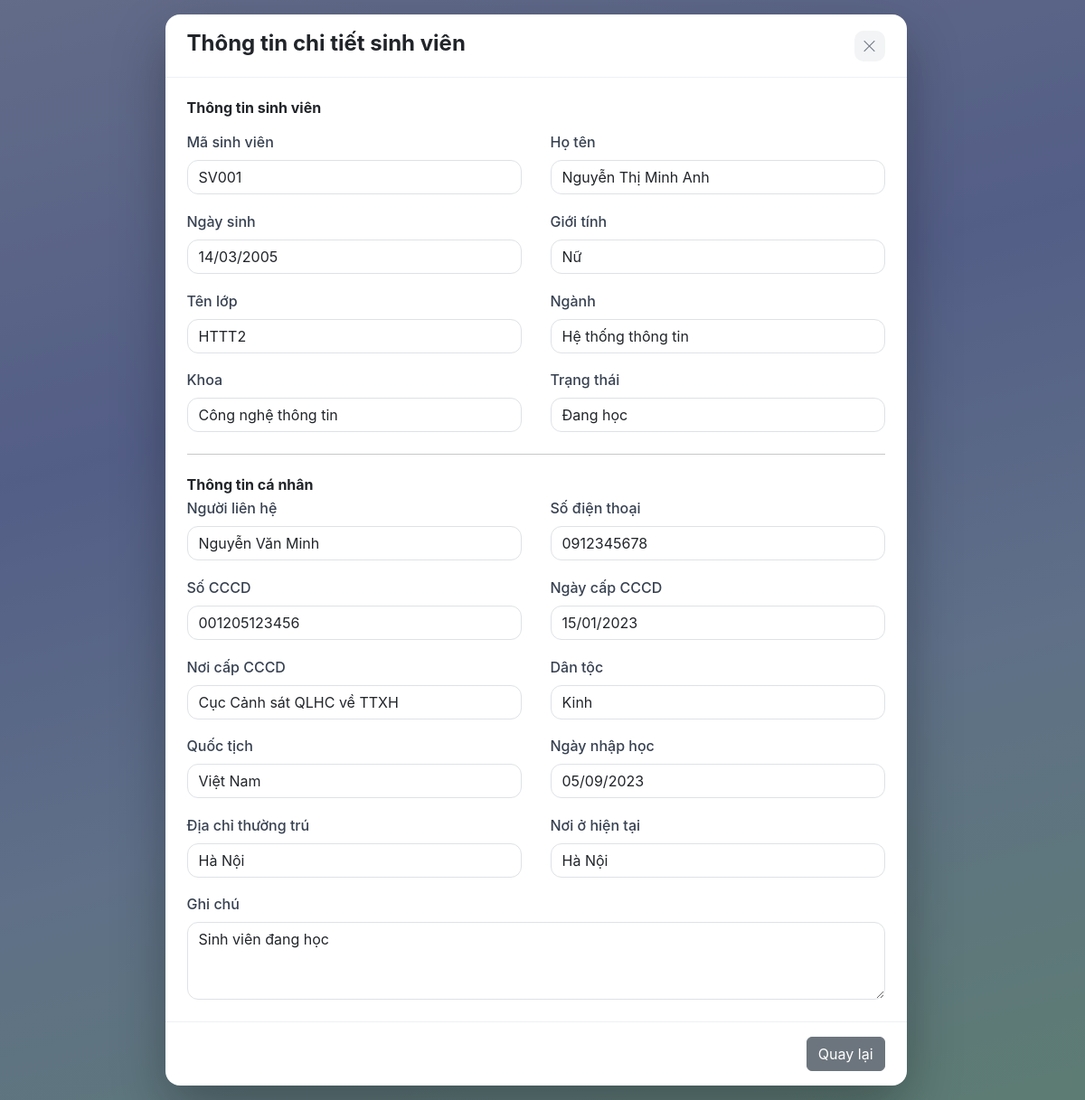
/public/?controller=student&action=detail&id=SV001 (signed in), run on the app's committed database.
### tables this page shows
CREATE TABLE students (
ma_sv VARCHAR(10) PRIMARY KEY,
cccd VARCHAR(12),
ngay_cap_cccd DATE,
noi_cap_cccd VARCHAR(100),
dan_toc VARCHAR(50),
quoc_tich VARCHAR(50),
dia_chi_thuong_tru VARCHAR(200),
noi_o_hien_tai VARCHAR(200),
ngay_nhap_hoc DATE,
nguoi_lien_he VARCHAR(100),
sdt_nguoi_lien_he VARCHAR(15),
ghi_chu VARCHAR(200),

    FOREIGN KEY (ma_sv) REFERENCES student(ma_sv)

);

CREATE TABLE student (
    ma_sv VARCHAR(10) PRIMARY KEY,
    ho_ten VARCHAR(100) NOT NULL,
    ngay_sinh DATE NOT NULL,
    gioi_tinh VARCHAR(10) NOT NULL,
    ten_lop VARCHAR(50) NOT NULL,
    nganh VARCHAR(100) NOT NULL,
    khoa VARCHAR(100) NOT NULL,
    trang_thai VARCHAR(30) NOT NULL
);

### app/controllers/StudentController.php (called while the page is built, shortened)
<?php
require_once APP_ROOT . '/app/services/StudentService.php';
class StudentController
{
    public function detail($id)
    {
        $studentService = new StudentService();
        $student = $studentService->getStudentById($id);
        $q = isset($_GET['q']) && is_string($_GET['q'])
            ? trim($_GET['q'])
            : '';
        include APP_ROOT . '/app/views/student/detail.php';
    }
}

### app/services/StudentService.php (called while the page is built, shortened)
<?php
require_once APP_ROOT . '/app/models/Student.php';
class StudentService
{
    public function getStudentById($id)
    {
        $dbConnection = new DBConnection();
        $conn = $dbConnection->getConnection();
        $sql = "SELECT s.ma_sv, s.ho_ten, s.ngay_sinh, s.gioi_tinh, s.ten_lop, s.nganh, s.khoa, s.trang_thai,
                       sd.cccd, sd.ngay_cap_cccd, sd.noi_cap_cccd, sd.dan_toc, sd.quoc_tich,
                       sd.dia_chi_thuong_tru, sd.noi_o_hien_tai, sd.ngay_nhap_hoc,
                       sd.nguoi_lien_he, sd.sdt_nguoi_lien_he, sd.ghi_chu
                FROM student s
                LEFT JOIN students sd ON s.ma_sv = sd.ma_sv
                WHERE s.ma_sv = ?";
        $stmt = $conn->prepare($sql);
        $stmt->execute([$id]);
        return $stmt->fetch(PDO::FETCH_OBJ);
    }
}

### app/models/Student.php (called while the page is built, shortened)
<?php
class Student
{
    public static function formatDate($date)
    {
        return date_format(date_create($date), 'd/m/Y');
    }
}

### app/views/student/detail.php (the view, shortened to what this page needs)
<!DOCTYPE html>
<html lang="vi">
<head>
    <link href="https://cdn.jsdelivr.net/npm/bootstrap@5.3.8/dist/css/bootstrap.min.css" rel="stylesheet">
    <link rel="stylesheet" href="https://cdn.jsdelivr.net/npm/bootstrap-icons@1.13.1/font/bootstrap-icons.min.css">
    <link rel="stylesheet" href="assets/css/style.css?v=<?= defined('CSS_VERSION') ? CSS_VERSION : 6 ?>">
</head>
<body class="dash-page">
    <?php $backUrl = '?controller=student&action=index' . ($q !== '' ? '&q=' . urlencode($q) : ''); ?>
    <div class="popup">
        <section class="popup-card popup-form" aria-labelledby="student-detail-title">
            <div class="popup-head">
                <div>
                    <h4 id="student-detail-title" class="mb-1 fw-bold">Thông tin chi tiết sinh viên</h4>
                </div>
                <a href="<?= htmlspecialchars($backUrl, ENT_QUOTES, 'UTF-8') ?>"
                   class="popup-close" title="Quay lại" aria-label="Quay lại danh sách sinh viên">
                    <i class="bi bi-x-lg"></i>
                </a>
            </div>
            <div class="popup-body">
                <h6 class="fw-bold mb-3">Thông tin sinh viên</h6>
                <div class="detail-grid">
                    <div>
                        <label class="form-label">Mã sinh viên</label>
                        <input type="text" class="form-control" value="<?= htmlspecialchars($student->ma_sv ?? '', ENT_QUOTES, 'UTF-8') ?>" readonly>
                    </div>
                    <div>
                        <label class="form-label">Họ tên</label>
                        <input type="text" class="form-control" value="<?= htmlspecialchars($student->ho_ten ?? '', ENT_QUOTES, 'UTF-8') ?>" readonly>
                    </div>
                    <div>
                        <label class="form-label">Ngày sinh</label>
                        <input type="text" class="form-control" value="<?= htmlspecialchars(Student::formatDate($student->ngay_sinh), ENT_QUOTES, 'UTF-8') ?>" readonly>
                    </div>
                    <div>
                        <label class="form-label">Giới tính</label>
                        <input type="text" class="form-control" value="<?= htmlspecialchars($student->gioi_tinh ?? '', ENT_QUOTES, 'UTF-8') ?>" readonly>
                    </div>
                    <div>
                        <label class="form-label">Tên lớp</label>
                        <input type="text" class="form-control" value="<?= htmlspecialchars($student->ten_lop ?? '', ENT_QUOTES, 'UTF-8') ?>" readonly>
                    </div>
                    <div>
                        <label class="form-label">Ngành</label>
                        <input type="text" class="form-control" value="<?= htmlspecialchars($student->nganh ?? '', ENT_QUOTES, 'UTF-8') ?>" readonly>
                    </div>
                    <div>
                        <label class="form-label">Khoa</label>
                        <input type="text" class="form-control" value="<?= htmlspecialchars($student->khoa ?? '', ENT_QUOTES, 'UTF-8') ?>" readonly>
                    </div>
                    <div>
                        <label class="form-label">Trạng thái</label>
                        <input type="text" class="form-control" value="<?= htmlspecialchars($student->trang_thai ?? '', ENT_QUOTES, 'UTF-8') ?>" readonly>
                    </div>
                </div>
                <hr class="my-4">
                <h6 class="fw-bold mb-1">Thông tin cá nhân</h6>
                <div class="detail-grid">
                    <div>
                        <label class="form-label">Người liên hệ</label>
                        <input type="text" class="form-control" value="<?= htmlspecialchars($student->nguoi_lien_he ?? '', ENT_QUOTES, 'UTF-8') ?>" readonly>
                    </div>
                    <div>
                        <label class="form-label">Số điện thoại</label>
                        <input type="text" class="form-control" value="<?= htmlspecialchars($student->sdt_nguoi_lien_he ?? '', ENT_QUOTES, 'UTF-8') ?>" readonly>
                    </div>
                    <div>
                        <label class="form-label">Số CCCD</label>
                        <input type="text" class="form-control" value="<?= htmlspecialchars($student->cccd ?? '', ENT_QUOTES, 'UTF-8') ?>" readonly>
                    </div>
                    <div>
                        <label class="form-label">Ngày cấp CCCD</label>
                        <input type="text" class="form-control" value="<?= htmlspecialchars(Student::formatDate($student->ngay_cap_cccd), ENT_QUOTES, 'UTF-8') ?>" readonly>
                    </div>
                    <div>
                        <label class="form-label">Nơi cấp CCCD</label>
                        <input type="text" class="form-control" value="<?= htmlspecialchars($student->noi_cap_cccd ?? '', ENT_QUOTES, 'UTF-8') ?>" readonly>
                    </div>
                    <div>
                        <label class="form-label">Dân tộc</label>
                        <input type="text" class="form-control" value="<?= htmlspecialchars($student->dan_toc ?? '', ENT_QUOTES, 'UTF-8') ?>" readonly>
                    </div>
                    <div>
                        <label class="form-label">Quốc tịch</label>
                        <input type="text" class="form-control" value="<?= htmlspecialchars($student->quoc_tich ?? '', ENT_QUOTES, 'UTF-8') ?>" readonly>
                    </div>
                    <div>
                        <label class="form-label">Ngày nhập học</label>
                        <input type="text" class="form-control" value="<?= htmlspecialchars(Student::formatDate($student->ngay_nhap_hoc), ENT_QUOTES, 'UTF-8') ?>" readonly>
                    </div>
                    <div>
                        <label class="form-label">Địa chỉ thường trú</label>
                        <input type="text" class="form-control" value="<?= htmlspecialchars($student->dia_chi_thuong_tru ?? '', ENT_QUOTES, 'UTF-8') ?>" readonly>
                    </div>
                    <div>
                        <label class="form-label">Nơi ở hiện tại</label>
                        <input type="text" class="form-control" value="<?= htmlspecialchars($student->noi_o_hien_tai ?? '', ENT_QUOTES, 'UTF-8') ?>" readonly>
                    </div>
                    <div style="grid-column: 1 / -1;">
                        <label class="form-label">Ghi chú</label>
                        <textarea class="form-control" rows="3" readonly><?= htmlspecialchars($student->ghi_chu ?? '', ENT_QUOTES, 'UTF-8') ?></textarea>
                    </div>
                </div>
            </div>
            <div class="popup-foot">
                <a href="<?= htmlspecialchars($backUrl, ENT_QUOTES, 'UTF-8') ?>" class="btn btn-secondary">Quay lại</a>
            </div>
        </section>
    </div>
</body>
</html>

### public/index.php (shortened to what this page needs)
<?php
require_once APP_ROOT . '/app/controllers/StudentController.php';
$controller = isset($_GET['controller']) && is_string($_GET['controller'])? $_GET['controller']:'home';
$action = isset($_GET['action']) && is_string($_GET['action'])? $_GET['action']: 'index';
$id = isset($_GET['id']) && is_string($_GET['id']) ? $_GET['id'] : null;
$homeController = new HomeController();
$studentController = new StudentController();
if ($controller === 'home') {
    if ($action === 'index') {
        $homeController->index();
    } else {
        echo 'Action chưa được cài đặt: ' . $action;
    }
} elseif ($controller === 'student') {
    if ($action === 'index') {
        $studentController->index();
    } elseif ($action === 'add') {
        $studentController->add();
    } elseif ($action === 'create') {
        $studentController->create();
    } elseif ($action === 'detail' && $id !== null) {
        $studentController->detail($id);
    } elseif ($action === 'edit' && $id !== null) {
        $studentController->edit($id);
    } elseif ($action === 'update' && $id !== null) {
        $studentController->update($id);
    } elseif ($action === 'delete') {
        $studentController->delete();
    } else {
        echo 'Action chưa được cài đặt: ' . $action;
    }
} else {
    echo 'Controller chưa được cài đặt: ' . $controller;
}

### public/assets/css/style.css (style rules this page uses)
:root { --indigo: #4f46e5; }
body { font-family: 'Inter', 'Segoe UI', system-ui, sans-serif; }
.form-control { border-radius: 12px; }
body.dash-page { background: linear-gradient(165deg, #c7d2fe 0%, #a5b4fc 35%, #bfdbfe 65%, #bbf7d0 100%); min-height: 100vh; }
.popup { position: fixed; inset: 0; z-index: 1050; background: rgba(17, 24, 39, 0.55); display: flex; align-items: flex-start; justify-content: center; padding: 1rem; overflow-y: auto; scrollbar-gutter: stable; }
.popup-card { background: #fff; border-radius: 16px; width: min(820px, calc(100vw - 2rem)); max-width: 820px; height: calc(100vh - 2rem); max-height: calc(100vh - 2rem); min-height: 0; display: flex; flex-direction: column; overflow: hidden; box-shadow: 0 25px 60px rgba(0, 0, 0, 0.3); }
.popup-head { display: flex; align-items: flex-start; justify-content: space-between; gap: 1rem; padding: 1.1rem 1.5rem; border-bottom: 1px solid #eef0f4; flex-shrink: 0; }
.popup-body { padding: 1.5rem; overflow-y: auto; flex: 1 1 auto; min-height: 0; }
.popup-foot { display: flex; justify-content: flex-end; gap: 0.6rem; padding: 1rem 1.5rem; border-top: 1px solid #eef0f4; flex-shrink: 0; }
.popup-close { border: 0; background: #f3f4f6; border-radius: 10px; width: 34px; height: 34px; font-size: 1rem; line-height: 1; color: #6b7280; text-decoration: none; display: inline-flex; align-items: center; justify-content: center; flex: none; }
.form-label { font-weight: 500; color: #374151; }
.popup-form { display: flex; flex-direction: column; width: 100%; height: 100%; min-height: 0; }
.detail-grid { display: grid; grid-template-columns: 1fr 1fr; gap: 1.1rem 2rem; }

### data on the page
students: ma_sv.ma_sv "SV001", ma_sv.ho_ten "Nguyễn Thị Minh Anh", ma_sv.ngay_sinh "14/03/2005", ma_sv.gioi_tinh "Nữ", ma_sv.ten_lop "HTTT2", ma_sv.nganh "Hệ thống thông tin", ma_sv.khoa "Công nghệ thông tin", ma_sv.trang_thai "Đang học", nguoi_lien_he "Nguyễn Văn Minh", sdt_nguoi_lien_he "0912345678", cccd "001205123456", ngay_cap_cccd "15/01/2023", noi_cap_cccd "Cục Cảnh sát QLHC về TTXH", dan_toc "Kinh", quoc_tich "Việt Nam", ngay_nhap_hoc "05/09/2023", dia_chi_thuong_tru "Hà Nội", noi_o_hien_tai "Hà Nội", ghi_chu "Sinh viên đang học"
